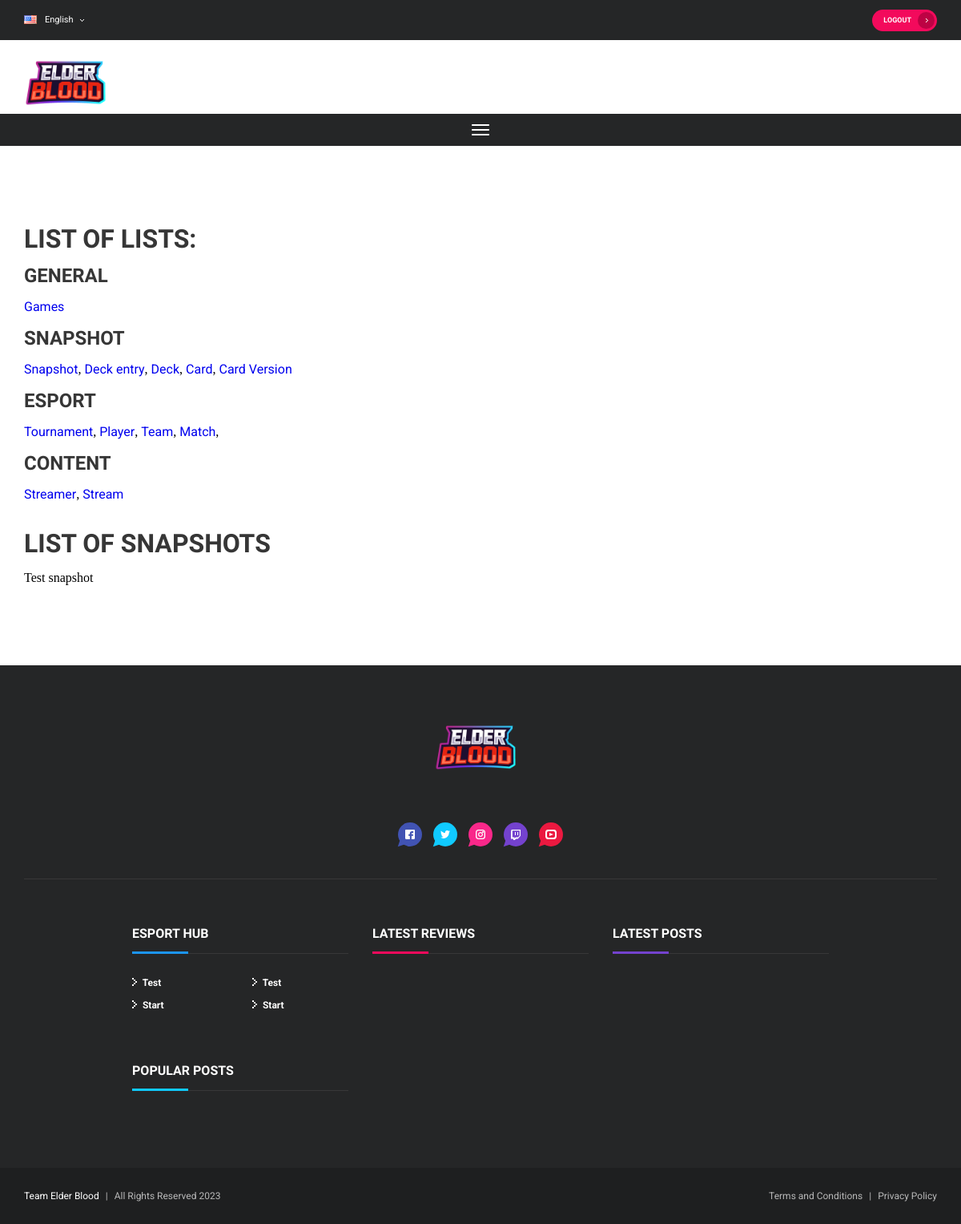
Screenshot of /snapshots/ (signed in) with the database file from the repository.
### hub/models.py (models this page shows, shortened)
class Snapshot(models.Model):
    title = models.CharField(max_length=200)
    description = RichTextField()
    date = models.DateTimeField(default=timezone.now)
    create_date = models.DateTimeField(default=timezone.now)
    publish_date = models.DateTimeField(default=timezone.now, blank=True, null=True)
    game = models.ForeignKey(Game, on_delete=models.CASCADE)

class MenuItem(models.Model):
    author = models.ForeignKey('auth.User', on_delete=models.CASCADE)
    text = models.CharField(max_length=200)
    link = models.CharField(max_length=200)
    title = models.CharField(max_length=200, blank=True, null=True)
    order = models.IntegerField(default=1)
    location = models.CharField(max_length=200, default="Header")
    create_date = models.DateTimeField(default=timezone.now)
    publish_date = models.DateTimeField(blank=True, null=True)

### hub/views.py (the view)
# urls.py: path('snapshots/', views.snapshots, name='snapshots'),
def snapshots(request):
    snapshot_list = Snapshot.objects.all().order_by('-publish_date')
    menu = MenuItem.objects.all().order_by('-order')
    return render(request, 'lists/snapshots.html', {'snapshots': snapshot_list, 'menu': menu})

### hub/templates/lists/snapshots.html
{% extends 'main/base.html' %}
{% load static %}
{% block content %}
<div class="layout-content-1 search-pad grid-limit">
    {% include "lists/mini-menu.html" %}
    <br/><br/><br/>
    <h1>List of snapshots</h1>
    <br/>
                          {% for snapshot in snapshots %}
    {{snapshot.title}}
    {% endfor %}
</div>
{% endblock %}

### hub/templates/common/footer.html (shortened to what this page needs)
{% load static %}
<div class="footer-top-wrap">
    <div class="footer-top grid-limit">
        <div class="footer-top-brand">
            <div class="logo negative">
                <figure class="logo-img">
                    <img src="{% static 'img/brand/logo.png' %}" alt="Esport Hub">
                </figure>
            </div>
            <div class="social-links">
                <a href="https://www.facebook.com/ElderBlood" class="bubble-ornament fb">
                    <svg class="facebook-icon">
                        <use xlink:href="#svg-facebook"></use>
                    </svg>
                </a>
                <a href="https://twitter.com/TeamElderBlood" class="bubble-ornament twt">
                    <svg class="twitter-icon">
                        <use xlink:href="#svg-twitter"></use>
                    </svg>
                </a>
                <a href="https://www.instagram.com/teamelderblood/" class="bubble-ornament insta">
                    <svg class="instagram-icon">
                        <use xlink:href="#svg-instagram"></use>
                    </svg>
                </a>
                <a href="#" class="bubble-ornament twitch">
                    <svg class="twitch-icon">
                        <use xlink:href="#svg-twitch"></use>
                    </svg>
                </a>
                <a href="#" class="bubble-ornament youtube">
                    <svg class="youtube-icon">
                        <use xlink:href="#svg-youtube"></use>
                    </svg>
                </a>
            </div>
        </div>
        <div class="line-separator negative"></div>
        <div class="footer-top-widgets grid-4col centered gutter-big">
            <div class="footer-top-widget">
                <div class="section-title-wrap blue negative">
                    <h2 class="section-title">Esport Hub</h2>
                    <div class="section-title-separator"></div>
                </div>
                <div class="link-section">
                    <ul class="link-list small v2 negative">
                        {% for menuitem in menu %}
                        <li class="link-list-item">
                            <a href="{{ menuitem.link }}">
                                <svg class="arrow-icon medium">
                                    <use xlink:href="#svg-arrow-medium"></use>
                                </svg>
                                {{ menuitem.text }}
                            </a>
                        </li>
                        {% endfor %}
                    </ul>
                    <ul class="link-list small v2 negative">
                        {% for menuitem in menu %}
                        <li class="link-list-item">
                            <a href="{{ menuitem.link }}">
                                <svg class="arrow-icon medium">
                                    <use xlink:href="#svg-arrow-medium"></use>
                                </svg>
                                {{ menuitem.text }}
                            </a>
                        </li>
                        {% endfor %}
                    </ul>
                </div>
            </div>
            <div class="footer-top-widget">
                <div class="section-title-wrap red negative">
                    <h2 class="section-title">Latest Reviews</h2>
                    <div class="section-title-separator"></div>
                </div>
            </div>
            <div class="footer-top-widget">
                <div class="section-title-wrap violet negative">
                    <h2 class="section-title">Latest Posts</h2>
                    <div class="section-title-separator"></div>
                </div>
            </div>
            <div class="footer-top-widget">
                <div class="section-title-wrap blue-light negative">
                    <h2 class="section-title">Popular Posts</h2>
                    <div class="section-title-separator"></div>
                </div>
            </div>
        </div>
    </div>
</div>
<div class="footer-bottom-wrap">
    <div class="footer-bottom grid-limit">
        <p class="footer-bottom-text"><span class="brand">Team Elder Blood</a></span><span class="separator">|</span>All
            Rights Reserved 2023</p>
        <p class="footer-bottom-text"><a href="/terms/">Terms and Conditions</a><span class="separator">|</span><a
                href="/privacy-policy/">Privacy Policy</a></p>
    </div>
</div>

### rows the page displays
Snapshot: title "Test snapshot"
MenuItem: text "Test"
MenuItem: text "Start"
